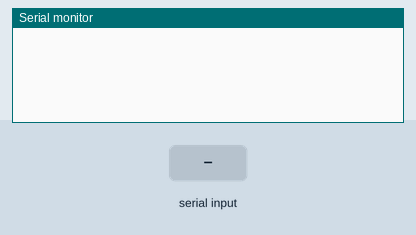
A sketch run on a simulated Arduino Uno, built with avr-gcc and run on an emulated ATmega328P. Parts: the last lines printed to the serial monitor. The test bench sets the inputs (shaded band).

Above: at 1.2 s.
1.3 s: "$II\n" received over Serial
At 2.1 s:
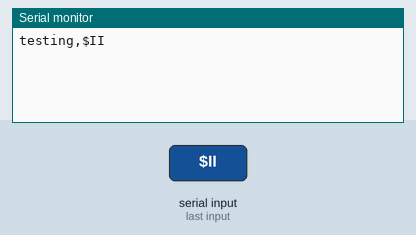
2.8 s: byte 10 ('\n') received over Serial
At 4.0 s:
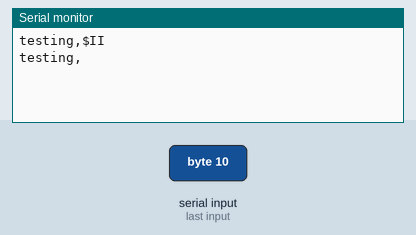
4.3 s: "1\n" received over Serial
At 5.4 s:
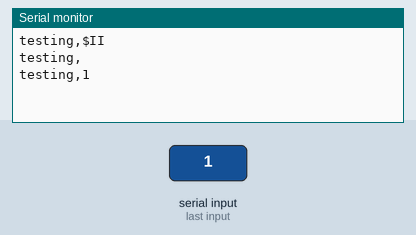

The sketch:

basicGPS.ino
```cpp
void setup() {
  Serial.begin(4800);
}

String sentance;

void loop() {
  while (Serial.available()) {
    char inChar = Serial.read();

    if(inChar == '\n')
    { Serial.print("testing,");
     Serial.println(sentance);
    //  parseCommand(sentance);
    //  Serial.println(sentance);
      sentance = "";
    } else {
    sentance += inChar; }
     }
}

void parseCommand(String sent)
{
  if(sent.lastIndexOf("$") == -1)
  {}
  else
  { String clipped = sent.substring(sent.lastIndexOf("$"));
    if (clipped.substring(0,3) == "$II")
    {Serial.println(clipped);}
  }
}

void testparseCommand(String sent)
{
  String clipped = sent.substring(sent.lastIndexOf("$"),5);
 Serial.println(clipped);
}
```

Measured:
- after the input at 1.3 s, the serial monitor: prints a new line at once (image 1)
- after the input at 2.8 s, the serial monitor: prints a new line at once (image 2)
- after the input at 4.3 s, the serial monitor: prints a new line at once (image 3)
